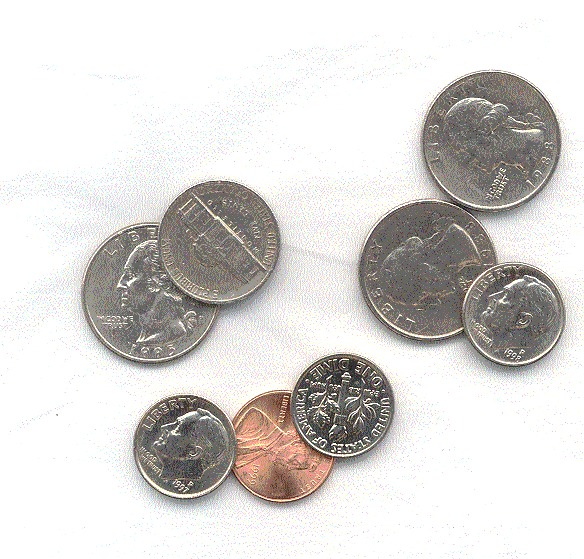
//> input picture tp2/images/coins2.jpg, 584 x 559 px
$ ./Detect_cercle 3 images/coins2.jpg out.png 3   (built with g++ and OpenCV 4)
//> lines starting //> are read from the running program, lines starting //| are printed output that depends on the picture; after the words box and inside, x2 and y2 are one past the last pixel; in counts of white or black regions, pixels touching at a corner belong together
#include <vector>
#include <iostream>
#include <stdio.h>
#include <opencv2/opencv.hpp>
#include <cmath>

// Var fixés
#define Seuil_Maximum 255
#define NombreColonnes 100
#define Maximumz 100
#define NombreLignes 100

using namespace std;
using namespace cv;

//Calc Max Accu
cv::Point3d Max_accu(vector<vector<vector<int> > > array3d) {

	cv::Point3d LocValMax;
	int maximum = 0, ValeurAct = 0;

	for(int i=0; i<NombreLignes; i++){
		for(int j=0; j<NombreColonnes; j++){
			for(int k=0; k<Maximumz; k++){
				ValeurAct = array3d[i][j][k];
				if(ValeurAct >= maximum){
					LocValMax.y = i;
					LocValMax.z = k;
					LocValMax.x = j;
					maximum = ValeurAct;
				}
			}
		}
	}
	return LocValMax;
}

int main(int argc, char** argv){

	// lancement du temps d'execution
	int64 debut = cv::getTickCount();

	int seuil = atoi(argv[1]);

	Mat imageOut_x, imageOut_y, abs_imageOut_x, abs_imageOut_y,imageOut, imageOutCopie;
	Mat imageIn = imread( argv[2], CV_LOAD_IMAGE_GRAYSCALE );
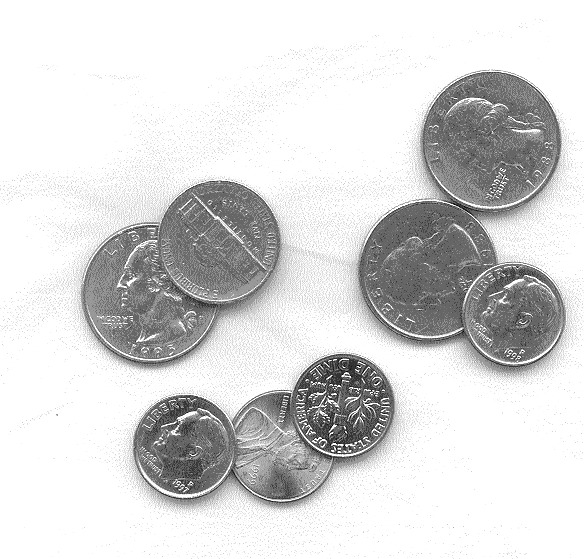
//> imageIn: 559 rows x 584 cols, CV_8UC1; min 0, max 255, mean 214.9

	int echel = 1;
	int prof = CV_8U;
	int delt = 0;

   	GaussianBlur( imageIn, imageIn, Size(3,3), 0, 0, BORDER_DEFAULT );
	//Sobel
	//Gz en Y
	Sobel( imageIn, imageOut_y, prof, 0, 1, 3, echel, delt, BORDER_DEFAULT );
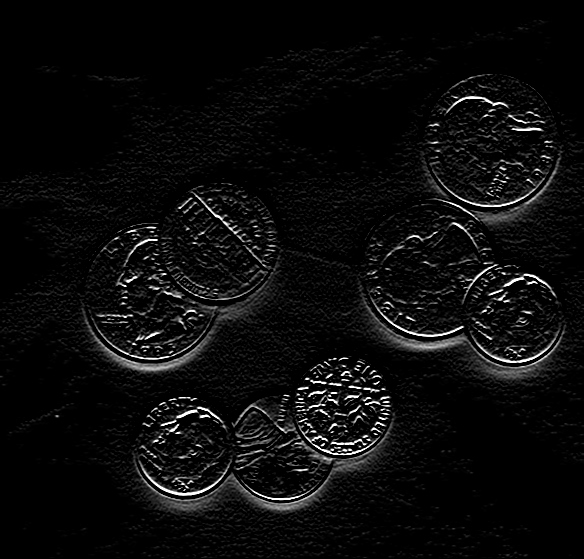
//> imageOut_y: 559 rows x 584 cols, CV_8UC1; min 0, max 255, mean 11.6
	convertScaleAbs( imageOut_y, abs_imageOut_y );
	//Gz en X
 	Sobel( imageIn, imageOut_x, prof, 1, 0, 3, echel, delt, BORDER_DEFAULT );
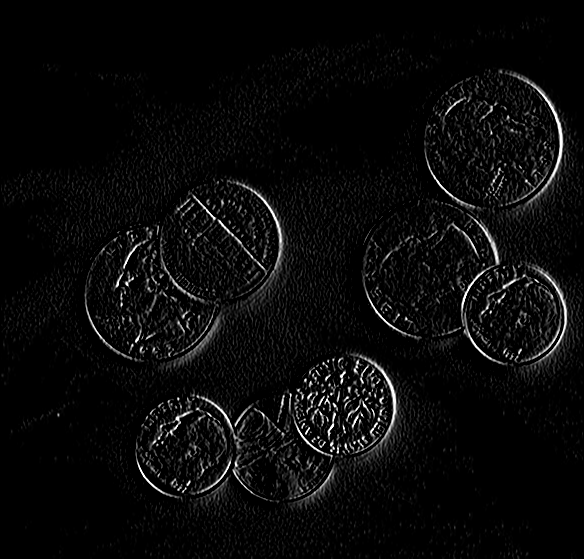
//> imageOut_x: 559 rows x 584 cols, CV_8UC1; min 0, max 255, mean 10.1
	convertScaleAbs( imageOut_x, abs_imageOut_x );
	// Gz approxi
	addWeighted( abs_imageOut_x, 0.5, abs_imageOut_y, 0.5, 0, imageOut );
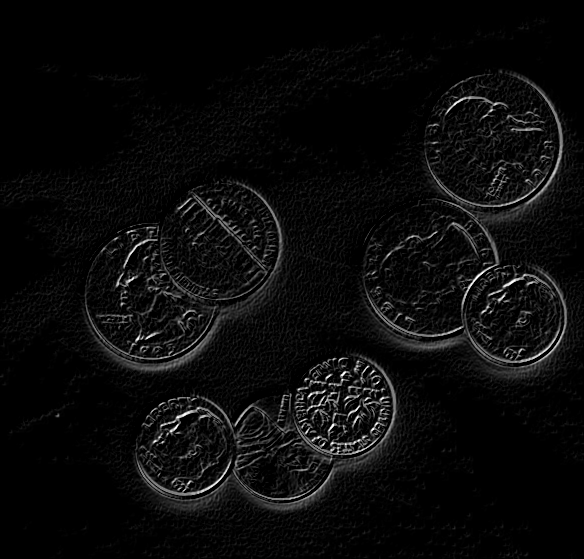
//> imageOut: 559 rows x 584 cols, CV_8UC1; min 0, max 255, mean 10.8
	//Seuil gris
	for (int i = 0; i < imageOut.rows; ++i)
	{
		for (int j = 0; j < imageOut.cols; ++j)
		{
			if (imageOut.at<float>(i,j) > seuil)
			{
				imageOut.at<uchar>(i,j) = 255;
			}
			else
				imageOut.at<uchar>(i,j) = 0;
		}
	}
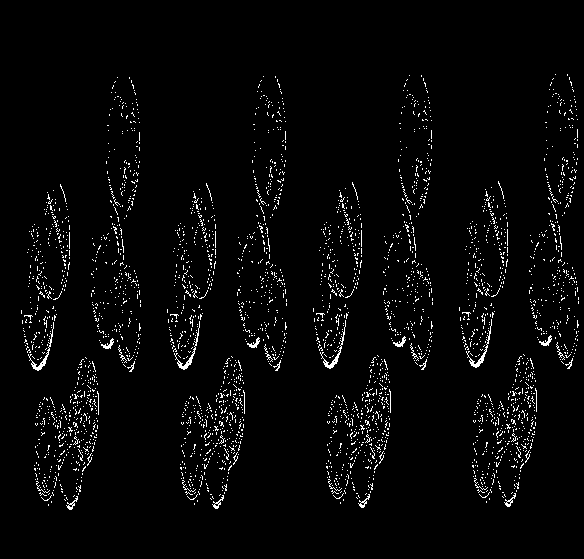
//> imageOut: 559 rows x 584 cols, CV_8UC1; 3% white in thin lines or dots, all inside (x1, y1, x2, y2) = (21, 74, 579, 510)

	// Ini Accu
	//Creation
	vector<vector<vector<int> > > Accu;
	Accu.resize(NombreLignes);
	for (int i = 0; i < NombreLignes; ++i)
	{
		Accu[i].resize(NombreColonnes);
		for (int j = 0; j < NombreColonnes; ++j)
		{
			Accu[i][j].resize(Maximumz);
		}
	}
	for(int w=0; w<NombreLignes; w++){
		for(int z=0; z<NombreColonnes; z++){
			for(int r=0; r<Maximumz; r++){
				Accu[w][z][r] = 0;
			}
		}
	}
	cout << "Initialisation de l'accu fin" << std::endl;
	// parcour pixel detecte si il y a un cercle pour increment l'accu
	for(int i=0; i<NombreLignes; i++){
		for(int j=0; j<NombreColonnes; j++){

			if(imageOut.at<uchar>(i,j)==255){
				for(int r=0; r<NombreLignes; r++){
					for(int w=0; w<NombreColonnes; w++){
						int z = int(sqrt(pow((i-r),2) + pow((j-w),2)));
						if(z > 0 && z < Maximumz){
							(Accu[r][w][z])++; // Vote
						}
					}
				}

			}
		}
	}
	cout << "Incrément de l'accu fin" << std::endl;

	// Detection des cases supérieur
	int ValeurActuelle = 0;
	// Boucle dans l'accu
	  for(int r=0; r<NombreLignes; r++){
		for(int c=0; c<NombreColonnes; c++){
			for(int z=0; z<Maximumz; z++){
				ValeurActuelle = Accu[r][c][z];
				if(ValeurActuelle>0 && r>0 && c>0
				&& z>0
				&& r<NombreLignes-1
				&& c<NombreColonnes-1
				&& z<Maximumz-1){
					for(int i=r-1; i<=r+1; i++){
						for(int j=c-1; j<=c+1; j++){
							for(int k=z-1; k<=z+1; k++){
								if(ValeurActuelle < Accu[i][j][k]){
									Accu[r][c][z] = -1;
								}
							}
						}
					}
				}else{
					Accu[r][c][z] = -1;
				}
			}
		}
	}
	cout << "Fin detection des cases sup" << std::endl;
	// N le plus grand
	cv::Point3d IndicesMaximum;
	for(int i=0; i<atoi(argv[4])+3; i++){
		IndicesMaximum = Max_accu(Accu);
		Accu[IndicesMaximum.x][IndicesMaximum.y][IndicesMaximum.z]=-1;
		circle( imageOut, Point(IndicesMaximum.x,IndicesMaximum.y), 1, Scalar( 255, 255, 255 ), 2, 8, 0);
		circle( imageOut, Point(IndicesMaximum.x,IndicesMaximum.y), IndicesMaximum.z, Scalar( 255, 255, 255 ), 2, 8, 0);
	}
//> this loop made 6 passes
//> imageOut: 559 rows x 584 cols, CV_8UC1; 3% white in thin lines or dots
	imwrite(argv[3], imageOut);

	//Temps execution end
	int64 fin = cv::getTickCount();
	double sec = (fin-debut)/cv::getTickFrequency();
	cout << "Temps exe =" << sec << " s" << std::endl;

	return 0;
}
